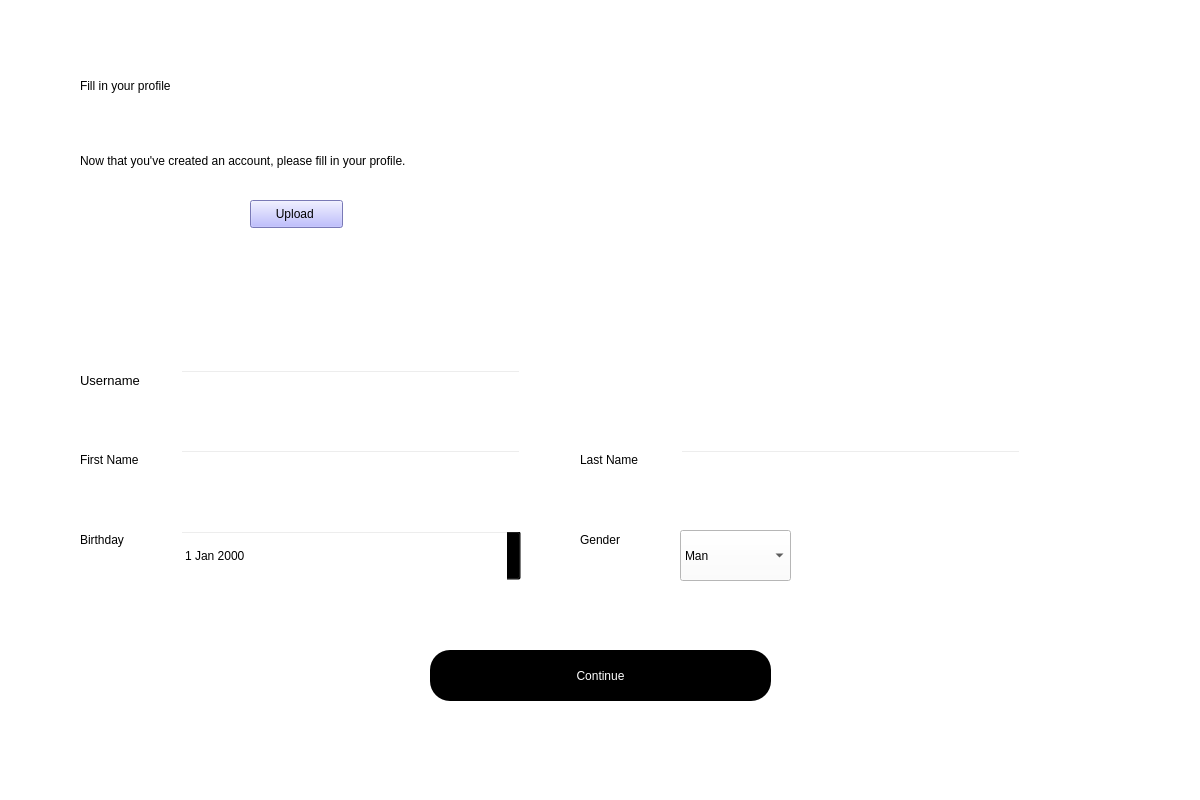
<?xml version="1.0" encoding="UTF-8"?>
<ui version="4.0">
 <class>Dialog</class>
 <widget class="QDialog" name="Dialog">
  <property name="geometry">
   <rect>
    <x>0</x>
    <y>0</y>
    <width>1200</width>
    <height>800</height>
   </rect>
  </property>
  <property name="windowTitle">
   <string>Dialog</string>
  </property>
  <widget class="QWidget" name="bgwidget" native="true">
   <property name="geometry">
    <rect>
     <x>0</x>
     <y>0</y>
     <width>1201</width>
     <height>801</height>
    </rect>
   </property>
   <property name="styleSheet">
    <string notr="true">background-color: rgb(255, 255, 255);</string>
   </property>
   <widget class="QLabel" name="label">
    <property name="geometry">
     <rect>
      <x>80</x>
      <y>50</y>
      <width>471</width>
      <height>71</height>
     </rect>
    </property>
    <property name="styleSheet">
     <string notr="true">font: 36pt &quot;MS Shell Dlg 2&quot;; 
color: rgb(0, 0, 0);</string>
    </property>
    <property name="text">
     <string>Fill in your profile</string>
    </property>
   </widget>
   <widget class="QLabel" name="label_2">
    <property name="geometry">
     <rect>
      <x>80</x>
      <y>140</y>
      <width>761</width>
      <height>41</height>
     </rect>
    </property>
    <property name="styleSheet">
     <string notr="true">font: 16pt &quot;MS Shell Dlg 2&quot;;color:rgb(0, 0, 0)</string>
    </property>
    <property name="text">
     <string>Now that you've created an account, please fill in your profile.</string>
    </property>
   </widget>
   <widget class="QPushButton" name="signup">
    <property name="geometry">
     <rect>
      <x>430</x>
      <y>650</y>
      <width>341</width>
      <height>51</height>
     </rect>
    </property>
    <property name="styleSheet">
     <string notr="true">border-radius:20px;
background-color: rgb(0, 0, 0);
color: rgb(255,255,255);
font: 14pt &quot;MS Shell Dlg 2&quot;;</string>
    </property>
    <property name="text">
     <string>Continue</string>
    </property>
   </widget>
   <widget class="QLineEdit" name="username">
    <property name="geometry">
     <rect>
      <x>180</x>
      <y>370</y>
      <width>341</width>
      <height>51</height>
     </rect>
    </property>
    <property name="styleSheet">
     <string notr="true">background-color:rgba(0,0,0,0);
font: 12pt &quot;MS Shell Dlg 2&quot;;</string>
    </property>
   </widget>
   <widget class="QLineEdit" name="firstname">
    <property name="geometry">
     <rect>
      <x>180</x>
      <y>450</y>
      <width>341</width>
      <height>51</height>
     </rect>
    </property>
    <property name="styleSheet">
     <string notr="true">background-color:rgba(0,0,0,0);
font: 12pt &quot;MS Shell Dlg 2&quot;;</string>
    </property>
   </widget>
   <widget class="QLabel" name="label_3">
    <property name="geometry">
     <rect>
      <x>80</x>
      <y>370</y>
      <width>81</width>
      <height>20</height>
     </rect>
    </property>
    <property name="font">
     <font>
      <family>MS Shell Dlg 2</family>
      <pointsize>10</pointsize>
      <weight>50</weight>
      <italic>false</italic>
      <bold>false</bold>
     </font>
    </property>
    <property name="styleSheet">
     <string notr="true">font: 10pt &quot;MS Shell Dlg 2&quot;;</string>
    </property>
    <property name="text">
     <string>Username</string>
    </property>
   </widget>
   <widget class="QLabel" name="label_4">
    <property name="geometry">
     <rect>
      <x>80</x>
      <y>450</y>
      <width>81</width>
      <height>20</height>
     </rect>
    </property>
    <property name="styleSheet">
     <string notr="true">font: 10pt &quot;MS Shell Dlg 2&quot;;</string>
    </property>
    <property name="text">
     <string>First Name</string>
    </property>
   </widget>
   <widget class="QLabel" name="label_5">
    <property name="geometry">
     <rect>
      <x>580</x>
      <y>450</y>
      <width>81</width>
      <height>20</height>
     </rect>
    </property>
    <property name="styleSheet">
     <string notr="true">font: 10pt &quot;MS Shell Dlg 2&quot;;</string>
    </property>
    <property name="text">
     <string>Last Name</string>
    </property>
   </widget>
   <widget class="QLineEdit" name="lastname">
    <property name="geometry">
     <rect>
      <x>680</x>
      <y>450</y>
      <width>341</width>
      <height>51</height>
     </rect>
    </property>
    <property name="styleSheet">
     <string notr="true">background-color:rgba(0,0,0,0);
font: 12pt &quot;MS Shell Dlg 2&quot;;</string>
    </property>
   </widget>
   <widget class="QDateEdit" name="birthday">
    <property name="geometry">
     <rect>
      <x>180</x>
      <y>530</y>
      <width>341</width>
      <height>51</height>
     </rect>
    </property>
    <property name="styleSheet">
     <string notr="true">background-color:rgba(0,0,0,0);
font: 12pt &quot;MS Shell Dlg 2&quot;;</string>
    </property>
   </widget>
   <widget class="QLabel" name="label_6">
    <property name="geometry">
     <rect>
      <x>80</x>
      <y>530</y>
      <width>81</width>
      <height>20</height>
     </rect>
    </property>
    <property name="styleSheet">
     <string notr="true">font: 10pt &quot;MS Shell Dlg 2&quot;;</string>
    </property>
    <property name="text">
     <string>Birthday</string>
    </property>
   </widget>
   <widget class="QLabel" name="image">
    <property name="geometry">
     <rect>
      <x>80</x>
      <y>190</y>
      <width>151</width>
      <height>141</height>
     </rect>
    </property>
    <property name="styleSheet">
     <string notr="true">border-radius:50%;</string>
    </property>
    <property name="text">
     <string/>
    </property>
    <property name="scaledContents">
     <bool>true</bool>
    </property>
   </widget>
   <widget class="QPushButton" name="pushButton">
    <property name="geometry">
     <rect>
      <x>250</x>
      <y>200</y>
      <width>93</width>
      <height>28</height>
     </rect>
    </property>
    <property name="styleSheet">
     <string notr="true">border-color: rgb(85, 0, 255);
background-color: rgb(170, 170, 255);</string>
    </property>
    <property name="text">
     <string>Upload </string>
    </property>
   </widget>
   <widget class="QComboBox" name="comboBox">
    <property name="geometry">
     <rect>
      <x>680</x>
      <y>530</y>
      <width>111</width>
      <height>51</height>
     </rect>
    </property>
    <property name="styleSheet">
     <string notr="true">border-color: rgb(0, 0, 127);
font: 12pt &quot;MS Shell Dlg 2&quot;;</string>
    </property>
    <item>
     <property name="text">
      <string>Man</string>
     </property>
    </item>
    <item>
     <property name="text">
      <string>Woman</string>
     </property>
    </item>
    <item>
     <property name="text">
      <string>Non-binary</string>
     </property>
    </item>
    <item>
     <property name="text">
      <string>Other</string>
     </property>
    </item>
   </widget>
   <widget class="QLabel" name="label_8">
    <property name="geometry">
     <rect>
      <x>580</x>
      <y>530</y>
      <width>81</width>
      <height>20</height>
     </rect>
    </property>
    <property name="styleSheet">
     <string notr="true">font: 10pt &quot;MS Shell Dlg 2&quot;;</string>
    </property>
    <property name="text">
     <string>Gender</string>
    </property>
   </widget>
  </widget>
 </widget>
 <resources/>
 <connections/>
</ui>
